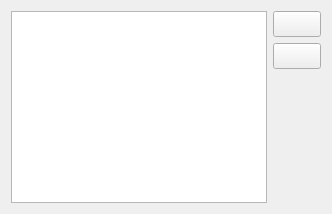
          <widget class="QWidget" name="tab">
           <attribute name="title">
            <string>Ore Notturne Pagate</string>
           </attribute>
           <layout class="QHBoxLayout" name="horizontalLayout_19">
            <item>
             <widget class="QTableView" name="unitaOrePagateTW">
              <property name="font">
               <font>
                <pointsize>12</pointsize>
               </font>
              </property>
              <property name="selectionBehavior">
               <enum>QAbstractItemView::SelectRows</enum>
              </property>
              <attribute name="horizontalHeaderStretchLastSection">
               <bool>true</bool>
              </attribute>
              <attribute name="verticalHeaderVisible">
               <bool>false</bool>
              </attribute>
             </widget>
            </item>
            <item>
             <layout class="QVBoxLayout" name="verticalLayout">
              <item>
               <widget class="QPushButton" name="addUnitaOrePagateButton">
                <property name="font">
                 <font>
                  <pointsize>11</pointsize>
                 </font>
                </property>
                <property name="toolTip">
                 <string>Aggiungi variazione ore notturne pagate</string>
                </property>
                <property name="text">
                 <string/>
                </property>
                <property name="icon">
                 <iconset resource="assets.qrc">
                  <normaloff>:/icons/list-add.svg</normaloff>:/icons/list-add.svg</iconset>
                </property>
               </widget>
              </item>
              <item>
               <widget class="QPushButton" name="removeUnitaOrePagateButton">
                <property name="font">
                 <font>
                  <pointsize>11</pointsize>
                 </font>
                </property>
                <property name="toolTip">
                 <string>Rimuovi variazione ore notturne pagate</string>
                </property>
                <property name="text">
                 <string/>
                </property>
                <property name="icon">
                 <iconset resource="assets.qrc">
                  <normaloff>:/icons/list-remove.svg</normaloff>:/icons/list-remove.svg</iconset>
                </property>
               </widget>
              </item>
              <item>
               <spacer name="verticalSpacer_2">
                <property name="orientation">
                 <enum>Qt::Vertical</enum>
                </property>
                <property name="sizeHint" stdset="0">
                 <size>
                  <width>20</width>
                  <height>18</height>
                 </size>
                </property>
               </spacer>
              </item>
             </layout>
            </item>
           </layout>
          </widget>
